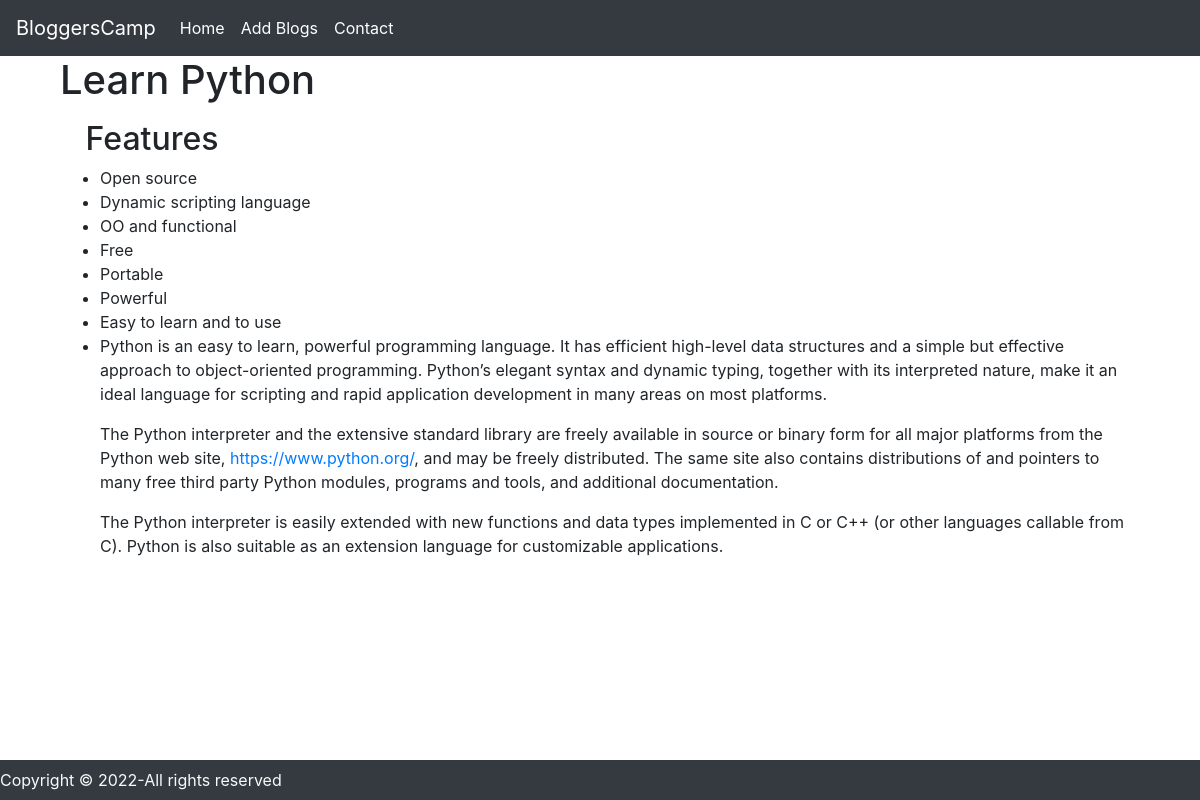
/blogpost/python, run on the app's committed database.
### blog/models.py (models this page shows, shortened)
class blogs(models.Model):
    sno=models.AutoField(primary_key=True)
    title = models.CharField(max_length=300)
    slug = models.CharField(max_length=300)
    content = models.TextField()
    time=models.DateTimeField(auto_now_add=True)
    shortdesc=models.CharField(max_length=300, default="")

### blog/views.py (the view)
# urls.py: path('blogpost/<str:slug>', views.blogpost, name='blogpost'),
def blogpost(request,slug):
    req=blogs.objects.filter(slug=slug).first()
    context={'req': req}
    return render(request,'blogpost.html',context)

### templates/blogpost.html (shortened to what this page needs)
{% extends 'index.html'%}
{% block body %}
<div class="container-fluid">
    <h1>{{req.title}}</h1>
    <p>{{req.content|safe}}</p>
</div>
<footer class="text-light bg-dark position-absolute fixed-bottom">
    <p class="text-centre my-0 py-2">
      Copyright &copy; 2022-All rights reserved
    </p>
  </footer>
{% endblock body %}

### templates/index.html (style rules this page uses)
a { text-decoration: none; }

### data on the page
blogs: title "Learn Python", content "Features Open source Dynamic scripting language OO and functional Free Portable Powerful Easy to learn and to use Python is an easy to learn, powerful programming language. It has efficient high-level data structures and a simple but effective approach to object-oriented programming. Python’s elegant syntax and dynamic typing, together with its interpreted nature, make it an ideal language for scripting and rapid application development in many areas on most platforms. The Python interpreter and the extensive standard library are freely available in source or binary form for all major platforms from the Python web site, https://www.python.org/ , and may be freely distributed. The same site…"
